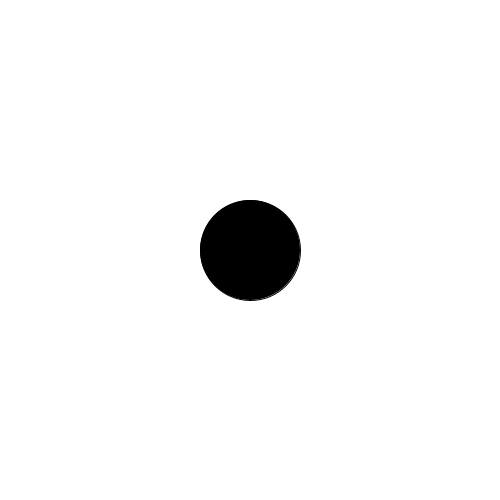
Frame 1 (no input)
Frame 2 (the mouse pressed at the canvas centre, redrawn once): identical to frame 1, image omitted

The Processing sketch that drew this single still picture (run headless with seeded random() and noise(); the mouse was pressed at the canvas centre and the sketch redrawn once):

// Processing sketch: circle
// ── circle.pde
void settings() {
  size(500, 500);
}

void setup() {
  background(255); // white background
  fill(0); // black fill
  circle(250, 250, 100); // circle at center with radius 50 (diameter 100)
  noLoop(); // stop the draw loop
}

void draw() {
}
